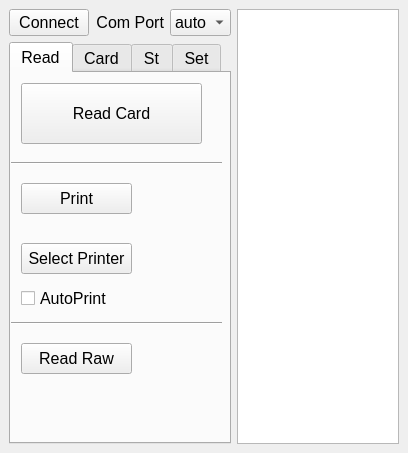
<?xml version="1.0" encoding="UTF-8"?>
<ui version="4.0">
 <class>MainWindow</class>
 <widget class="QMainWindow" name="MainWindow">
  <property name="geometry">
   <rect>
    <x>0</x>
    <y>0</y>
    <width>408</width>
    <height>453</height>
   </rect>
  </property>
  <property name="windowTitle">
   <string>SportiduinoPQ - v.0.6.2</string>
  </property>
  <widget class="QWidget" name="centralwidget">
   <layout class="QHBoxLayout" name="horizontalLayout_4">
    <item>
     <layout class="QVBoxLayout" name="verticalLayout">
      <item>
       <layout class="QHBoxLayout" name="horizontalLayout">
        <item>
         <widget class="QPushButton" name="Connec">
          <property name="font">
           <font>
            <pointsize>12</pointsize>
           </font>
          </property>
          <property name="text">
           <string>Connect</string>
          </property>
         </widget>
        </item>
        <item>
         <widget class="QLabel" name="label_8">
          <property name="font">
           <font>
            <pointsize>12</pointsize>
           </font>
          </property>
          <property name="text">
           <string>Com Port</string>
          </property>
          <property name="alignment">
           <set>Qt::AlignRight|Qt::AlignTrailing|Qt::AlignVCenter</set>
          </property>
         </widget>
        </item>
        <item>
         <widget class="QComboBox" name="choiseCom">
          <property name="font">
           <font>
            <pointsize>12</pointsize>
           </font>
          </property>
          <item>
           <property name="text">
            <string>auto</string>
           </property>
          </item>
          <item>
           <property name="text">
            <string>0</string>
           </property>
          </item>
          <item>
           <property name="text">
            <string>1</string>
           </property>
          </item>
          <item>
           <property name="text">
            <string>2</string>
           </property>
          </item>
          <item>
           <property name="text">
            <string>3</string>
           </property>
          </item>
          <item>
           <property name="text">
            <string>4</string>
           </property>
          </item>
          <item>
           <property name="text">
            <string>5</string>
           </property>
          </item>
          <item>
           <property name="text">
            <string>6</string>
           </property>
          </item>
          <item>
           <property name="text">
            <string>7</string>
           </property>
          </item>
          <item>
           <property name="text">
            <string>8</string>
           </property>
          </item>
          <item>
           <property name="text">
            <string>9</string>
           </property>
          </item>
          <item>
           <property name="text">
            <string>10</string>
           </property>
          </item>
          <item>
           <property name="text">
            <string>11</string>
           </property>
          </item>
          <item>
           <property name="text">
            <string>12</string>
           </property>
          </item>
          <item>
           <property name="text">
            <string>13</string>
           </property>
          </item>
          <item>
           <property name="text">
            <string>14</string>
           </property>
          </item>
          <item>
           <property name="text">
            <string>15</string>
           </property>
          </item>
          <item>
           <property name="text">
            <string>16</string>
           </property>
          </item>
          <item>
           <property name="text">
            <string>17</string>
           </property>
          </item>
          <item>
           <property name="text">
            <string>18</string>
           </property>
          </item>
          <item>
           <property name="text">
            <string>19</string>
           </property>
          </item>
          <item>
           <property name="text">
            <string>20</string>
           </property>
          </item>
          <item>
           <property name="text">
            <string>21</string>
           </property>
          </item>
          <item>
           <property name="text">
            <string>22</string>
           </property>
          </item>
          <item>
           <property name="text">
            <string>23</string>
           </property>
          </item>
          <item>
           <property name="text">
            <string>24</string>
           </property>
          </item>
          <item>
           <property name="text">
            <string>25</string>
           </property>
          </item>
          <item>
           <property name="text">
            <string>26</string>
           </property>
          </item>
          <item>
           <property name="text">
            <string>27</string>
           </property>
          </item>
          <item>
           <property name="text">
            <string>28</string>
           </property>
          </item>
          <item>
           <property name="text">
            <string>29</string>
           </property>
          </item>
          <item>
           <property name="text">
            <string>30</string>
           </property>
          </item>
          <item>
           <property name="text">
            <string>31</string>
           </property>
          </item>
         </widget>
        </item>
       </layout>
      </item>
      <item>
       <widget class="QTabWidget" name="Log">
        <property name="font">
         <font>
          <pointsize>12</pointsize>
         </font>
        </property>
        <property name="toolTipDuration">
         <number>-3</number>
        </property>
        <property name="currentIndex">
         <number>0</number>
        </property>
        <widget class="QWidget" name="tab_4">
         <attribute name="title">
          <string>Read</string>
         </attribute>
         <widget class="QPushButton" name="Print">
          <property name="geometry">
           <rect>
            <x>10</x>
            <y>110</y>
            <width>111</width>
            <height>31</height>
           </rect>
          </property>
          <property name="text">
           <string>Print</string>
          </property>
         </widget>
         <widget class="QPushButton" name="SelectPrinter">
          <property name="geometry">
           <rect>
            <x>10</x>
            <y>170</y>
            <width>111</width>
            <height>31</height>
           </rect>
          </property>
          <property name="text">
           <string>Select Printer</string>
          </property>
         </widget>
         <widget class="QPushButton" name="ReadCard">
          <property name="geometry">
           <rect>
            <x>10</x>
            <y>10</y>
            <width>181</width>
            <height>61</height>
           </rect>
          </property>
          <property name="text">
           <string>Read Card</string>
          </property>
         </widget>
         <widget class="QCheckBox" name="AutoPrint">
          <property name="geometry">
           <rect>
            <x>10</x>
            <y>210</y>
            <width>121</width>
            <height>31</height>
           </rect>
          </property>
          <property name="text">
           <string>AutoPrint</string>
          </property>
         </widget>
         <widget class="QLabel" name="printerName">
          <property name="geometry">
           <rect>
            <x>10</x>
            <y>140</y>
            <width>141</width>
            <height>41</height>
           </rect>
          </property>
          <property name="text">
           <string/>
          </property>
         </widget>
         <widget class="Line" name="line_8">
          <property name="geometry">
           <rect>
            <x>0</x>
            <y>80</y>
            <width>211</width>
            <height>20</height>
           </rect>
          </property>
          <property name="orientation">
           <enum>Qt::Horizontal</enum>
          </property>
         </widget>
         <widget class="Line" name="line_10">
          <property name="geometry">
           <rect>
            <x>0</x>
            <y>240</y>
            <width>211</width>
            <height>20</height>
           </rect>
          </property>
          <property name="orientation">
           <enum>Qt::Horizontal</enum>
          </property>
         </widget>
         <widget class="QPushButton" name="ReadRaw">
          <property name="geometry">
           <rect>
            <x>10</x>
            <y>270</y>
            <width>111</width>
            <height>31</height>
           </rect>
          </property>
          <property name="text">
           <string>Read Raw</string>
          </property>
         </widget>
        </widget>
        <widget class="QWidget" name="tab">
         <attribute name="title">
          <string>Card</string>
         </attribute>
         <widget class="QPushButton" name="InitCard">
          <property name="geometry">
           <rect>
            <x>10</x>
            <y>70</y>
            <width>171</width>
            <height>61</height>
           </rect>
          </property>
          <property name="text">
           <string>Init Card</string>
          </property>
         </widget>
         <widget class="QLineEdit" name="cardLine">
          <property name="geometry">
           <rect>
            <x>10</x>
            <y>10</y>
            <width>171</width>
            <height>51</height>
           </rect>
          </property>
         </widget>
         <widget class="QCheckBox" name="AutoIncriment">
          <property name="geometry">
           <rect>
            <x>10</x>
            <y>140</y>
            <width>151</width>
            <height>31</height>
           </rect>
          </property>
          <property name="text">
           <string>AutoIncriment</string>
          </property>
         </widget>
        </widget>
        <widget class="QWidget" name="tab_2">
         <attribute name="title">
          <string>St</string>
         </attribute>
         <widget class="QPushButton" name="SetNum">
          <property name="geometry">
           <rect>
            <x>10</x>
            <y>110</y>
            <width>91</width>
            <height>31</height>
           </rect>
          </property>
          <property name="text">
           <string>Set Number</string>
          </property>
         </widget>
         <widget class="QLineEdit" name="StationLine">
          <property name="geometry">
           <rect>
            <x>10</x>
            <y>70</y>
            <width>91</width>
            <height>31</height>
           </rect>
          </property>
         </widget>
         <widget class="QPushButton" name="SetStart">
          <property name="geometry">
           <rect>
            <x>110</x>
            <y>70</y>
            <width>91</width>
            <height>31</height>
           </rect>
          </property>
          <property name="text">
           <string>Set Start</string>
          </property>
         </widget>
         <widget class="QPushButton" name="SetFinish">
          <property name="geometry">
           <rect>
            <x>110</x>
            <y>110</y>
            <width>91</width>
            <height>31</height>
           </rect>
          </property>
          <property name="text">
           <string>Set Finish</string>
          </property>
         </widget>
         <widget class="QPushButton" name="ClearSt">
          <property name="geometry">
           <rect>
            <x>10</x>
            <y>170</y>
            <width>91</width>
            <height>31</height>
           </rect>
          </property>
          <property name="font">
           <font>
            <pointsize>12</pointsize>
           </font>
          </property>
          <property name="text">
           <string>Clear St</string>
          </property>
         </widget>
         <widget class="QPushButton" name="CheckSt">
          <property name="geometry">
           <rect>
            <x>110</x>
            <y>170</y>
            <width>91</width>
            <height>31</height>
           </rect>
          </property>
          <property name="font">
           <font>
            <pointsize>12</pointsize>
           </font>
          </property>
          <property name="text">
           <string>Check St</string>
          </property>
         </widget>
         <widget class="QPushButton" name="SetTime">
          <property name="geometry">
           <rect>
            <x>10</x>
            <y>10</y>
            <width>91</width>
            <height>31</height>
           </rect>
          </property>
          <property name="text">
           <string>Set Time</string>
          </property>
         </widget>
         <widget class="Line" name="line_2">
          <property name="geometry">
           <rect>
            <x>-3</x>
            <y>30</y>
            <width>111</width>
            <height>41</height>
           </rect>
          </property>
          <property name="orientation">
           <enum>Qt::Horizontal</enum>
          </property>
         </widget>
         <widget class="Line" name="line_3">
          <property name="geometry">
           <rect>
            <x>0</x>
            <y>140</y>
            <width>211</width>
            <height>31</height>
           </rect>
          </property>
          <property name="orientation">
           <enum>Qt::Horizontal</enum>
          </property>
         </widget>
         <widget class="Line" name="line_4">
          <property name="geometry">
           <rect>
            <x>-3</x>
            <y>199</y>
            <width>211</width>
            <height>31</height>
           </rect>
          </property>
          <property name="orientation">
           <enum>Qt::Horizontal</enum>
          </property>
         </widget>
         <widget class="QCheckBox" name="AutoIncriment_st">
          <property name="geometry">
           <rect>
            <x>120</x>
            <y>30</y>
            <width>81</width>
            <height>31</height>
           </rect>
          </property>
          <property name="text">
           <string>Auto++</string>
          </property>
         </widget>
        </widget>
        <widget class="QWidget" name="tab_3">
         <attribute name="title">
          <string>Set</string>
         </attribute>
         <widget class="QLabel" name="label_6">
          <property name="geometry">
           <rect>
            <x>10</x>
            <y>220</y>
            <width>81</width>
            <height>41</height>
           </rect>
          </property>
          <property name="text">
           <string>New</string>
          </property>
         </widget>
         <widget class="QLabel" name="label_7">
          <property name="geometry">
           <rect>
            <x>10</x>
            <y>250</y>
            <width>81</width>
            <height>41</height>
           </rect>
          </property>
          <property name="text">
           <string>Old</string>
          </property>
         </widget>
         <widget class="QPushButton" name="PassCard">
          <property name="geometry">
           <rect>
            <x>10</x>
            <y>290</y>
            <width>191</width>
            <height>31</height>
           </rect>
          </property>
          <property name="text">
           <string>Pass Card</string>
          </property>
         </widget>
         <widget class="QPushButton" name="SaveSet">
          <property name="geometry">
           <rect>
            <x>110</x>
            <y>330</y>
            <width>91</width>
            <height>31</height>
           </rect>
          </property>
          <property name="text">
           <string>Save Set</string>
          </property>
         </widget>
         <widget class="QPushButton" name="LoadSet">
          <property name="geometry">
           <rect>
            <x>10</x>
            <y>330</y>
            <width>91</width>
            <height>31</height>
           </rect>
          </property>
          <property name="text">
           <string>Load Set</string>
          </property>
         </widget>
         <widget class="QLabel" name="label_4">
          <property name="geometry">
           <rect>
            <x>60</x>
            <y>200</y>
            <width>91</width>
            <height>21</height>
           </rect>
          </property>
          <property name="text">
           <string>Password</string>
          </property>
         </widget>
         <widget class="QLineEdit" name="new_pass1">
          <property name="geometry">
           <rect>
            <x>50</x>
            <y>230</y>
            <width>41</width>
            <height>21</height>
           </rect>
          </property>
         </widget>
         <widget class="QLineEdit" name="new_pass2">
          <property name="geometry">
           <rect>
            <x>100</x>
            <y>230</y>
            <width>41</width>
            <height>21</height>
           </rect>
          </property>
         </widget>
         <widget class="QLineEdit" name="new_pass3">
          <property name="geometry">
           <rect>
            <x>150</x>
            <y>230</y>
            <width>41</width>
            <height>21</height>
           </rect>
          </property>
         </widget>
         <widget class="QLineEdit" name="old_pass1">
          <property name="geometry">
           <rect>
            <x>50</x>
            <y>260</y>
            <width>41</width>
            <height>21</height>
           </rect>
          </property>
         </widget>
         <widget class="QLineEdit" name="old_pass2">
          <property name="geometry">
           <rect>
            <x>100</x>
            <y>260</y>
            <width>41</width>
            <height>21</height>
           </rect>
          </property>
         </widget>
         <widget class="QLineEdit" name="old_pass3">
          <property name="geometry">
           <rect>
            <x>150</x>
            <y>260</y>
            <width>41</width>
            <height>21</height>
           </rect>
          </property>
         </widget>
         <widget class="QPushButton" name="SleepCard">
          <property name="geometry">
           <rect>
            <x>10</x>
            <y>10</y>
            <width>91</width>
            <height>31</height>
           </rect>
          </property>
          <property name="text">
           <string>Sleep Card</string>
          </property>
         </widget>
        </widget>
       </widget>
      </item>
     </layout>
    </item>
    <item>
     <widget class="QTextBrowser" name="textBrowser">
      <property name="horizontalScrollBarPolicy">
       <enum>Qt::ScrollBarAlwaysOff</enum>
      </property>
     </widget>
    </item>
   </layout>
  </widget>
  <action name="actionConnect">
   <property name="text">
    <string>Connect</string>
   </property>
  </action>
  <action name="actionChose_COM_port">
   <property name="text">
    <string>Chose COM-port</string>
   </property>
  </action>
  <action name="actionSave_log">
   <property name="text">
    <string>Save log</string>
   </property>
  </action>
  <action name="actionOpen_help_txt">
   <property name="text">
    <string>Open help.txt</string>
   </property>
  </action>
 </widget>
 <tabstops>
  <tabstop>Connec</tabstop>
  <tabstop>choiseCom</tabstop>
  <tabstop>Log</tabstop>
  <tabstop>cardLine</tabstop>
  <tabstop>InitCard</tabstop>
  <tabstop>AutoIncriment</tabstop>
  <tabstop>SetTime</tabstop>
  <tabstop>StationLine</tabstop>
  <tabstop>SetNum</tabstop>
  <tabstop>SetStart</tabstop>
  <tabstop>SetFinish</tabstop>
  <tabstop>ClearSt</tabstop>
  <tabstop>CheckSt</tabstop>
  <tabstop>PassCard</tabstop>
  <tabstop>LoadSet</tabstop>
  <tabstop>SaveSet</tabstop>
  <tabstop>textBrowser</tabstop>
 </tabstops>
 <resources/>
 <connections/>
</ui>
